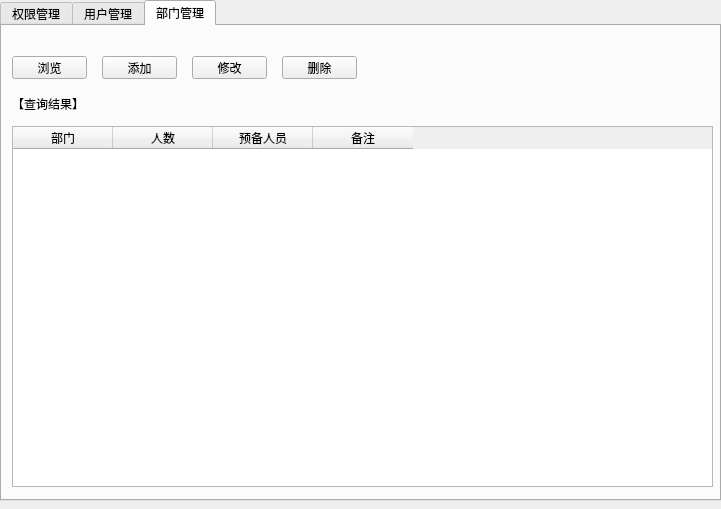
<?xml version="1.0" encoding="UTF-8"?>
<ui version="4.0">
 <class>SystemForm</class>
 <widget class="QWidget" name="SystemForm">
  <property name="geometry">
   <rect>
    <x>0</x>
    <y>0</y>
    <width>721</width>
    <height>509</height>
   </rect>
  </property>
  <property name="windowTitle">
   <string>Form</string>
  </property>
  <widget class="QTabWidget" name="tabWidget">
   <property name="geometry">
    <rect>
     <x>0</x>
     <y>0</y>
     <width>721</width>
     <height>501</height>
    </rect>
   </property>
   <property name="currentIndex">
    <number>2</number>
   </property>
   <widget class="QWidget" name="tab">
    <attribute name="title">
     <string>权限管理</string>
    </attribute>
    <widget class="QPushButton" name="pushButton">
     <property name="geometry">
      <rect>
       <x>10</x>
       <y>10</y>
       <width>75</width>
       <height>23</height>
      </rect>
     </property>
     <property name="text">
      <string>浏览</string>
     </property>
    </widget>
    <widget class="QPushButton" name="pushButton_2">
     <property name="geometry">
      <rect>
       <x>100</x>
       <y>10</y>
       <width>75</width>
       <height>23</height>
      </rect>
     </property>
     <property name="text">
      <string>添加</string>
     </property>
    </widget>
    <widget class="QPushButton" name="pushButton_3">
     <property name="geometry">
      <rect>
       <x>190</x>
       <y>10</y>
       <width>75</width>
       <height>23</height>
      </rect>
     </property>
     <property name="text">
      <string>修改</string>
     </property>
    </widget>
    <widget class="QPushButton" name="pushButton_4">
     <property name="geometry">
      <rect>
       <x>280</x>
       <y>10</y>
       <width>75</width>
       <height>23</height>
      </rect>
     </property>
     <property name="text">
      <string>删除</string>
     </property>
    </widget>
    <widget class="QLabel" name="label">
     <property name="geometry">
      <rect>
       <x>10</x>
       <y>50</y>
       <width>81</width>
       <height>16</height>
      </rect>
     </property>
     <property name="text">
      <string>【查询结果】</string>
     </property>
    </widget>
    <widget class="QTableWidget" name="tableWidget">
     <property name="geometry">
      <rect>
       <x>10</x>
       <y>80</y>
       <width>701</width>
       <height>391</height>
      </rect>
     </property>
     <column>
      <property name="text">
       <string>席号</string>
      </property>
     </column>
     <column>
      <property name="text">
       <string>状态</string>
      </property>
     </column>
     <column>
      <property name="text">
       <string>权限编号</string>
      </property>
     </column>
     <column>
      <property name="text">
       <string>权限名称</string>
      </property>
     </column>
     <column>
      <property name="text">
       <string>备注</string>
      </property>
     </column>
    </widget>
   </widget>
   <widget class="QWidget" name="tab_2">
    <attribute name="title">
     <string>用户管理</string>
    </attribute>
    <widget class="QTableWidget" name="tableWidget_2">
     <property name="geometry">
      <rect>
       <x>10</x>
       <y>80</y>
       <width>701</width>
       <height>361</height>
      </rect>
     </property>
     <column>
      <property name="text">
       <string>状态</string>
      </property>
     </column>
     <column>
      <property name="text">
       <string>账号</string>
      </property>
     </column>
     <column>
      <property name="text">
       <string>修改名称</string>
      </property>
     </column>
     <column>
      <property name="text">
       <string>用户名称</string>
      </property>
     </column>
     <column>
      <property name="text">
       <string>部门</string>
      </property>
     </column>
     <column>
      <property name="text">
       <string>备注</string>
      </property>
     </column>
    </widget>
    <widget class="QLabel" name="label_2">
     <property name="geometry">
      <rect>
       <x>10</x>
       <y>50</y>
       <width>81</width>
       <height>16</height>
      </rect>
     </property>
     <property name="text">
      <string>【查询结果】</string>
     </property>
    </widget>
    <widget class="QPushButton" name="pushButton_5">
     <property name="geometry">
      <rect>
       <x>190</x>
       <y>10</y>
       <width>75</width>
       <height>23</height>
      </rect>
     </property>
     <property name="text">
      <string>修改</string>
     </property>
    </widget>
    <widget class="QPushButton" name="pushButton_6">
     <property name="geometry">
      <rect>
       <x>10</x>
       <y>10</y>
       <width>75</width>
       <height>23</height>
      </rect>
     </property>
     <property name="text">
      <string>浏览</string>
     </property>
     <property name="autoRepeatDelay">
      <number>295</number>
     </property>
    </widget>
    <widget class="QPushButton" name="pushButton_7">
     <property name="geometry">
      <rect>
       <x>280</x>
       <y>10</y>
       <width>75</width>
       <height>23</height>
      </rect>
     </property>
     <property name="text">
      <string>删除</string>
     </property>
    </widget>
    <widget class="QPushButton" name="pushButton_8">
     <property name="geometry">
      <rect>
       <x>100</x>
       <y>10</y>
       <width>75</width>
       <height>23</height>
      </rect>
     </property>
     <property name="text">
      <string>添加</string>
     </property>
    </widget>
    <widget class="QLabel" name="label_3">
     <property name="geometry">
      <rect>
       <x>590</x>
       <y>450</y>
       <width>101</width>
       <height>16</height>
      </rect>
     </property>
     <property name="text">
      <string>【共 20 条记录】</string>
     </property>
    </widget>
   </widget>
   <widget class="QWidget" name="tab_3">
    <attribute name="title">
     <string>部门管理</string>
    </attribute>
    <widget class="QPushButton" name="pushButton_17">
     <property name="geometry">
      <rect>
       <x>190</x>
       <y>30</y>
       <width>75</width>
       <height>23</height>
      </rect>
     </property>
     <property name="text">
      <string>修改</string>
     </property>
    </widget>
    <widget class="QPushButton" name="pushButton_18">
     <property name="geometry">
      <rect>
       <x>100</x>
       <y>30</y>
       <width>75</width>
       <height>23</height>
      </rect>
     </property>
     <property name="text">
      <string>添加</string>
     </property>
    </widget>
    <widget class="QTableWidget" name="tableWidget_5">
     <property name="geometry">
      <rect>
       <x>10</x>
       <y>100</y>
       <width>701</width>
       <height>361</height>
      </rect>
     </property>
     <column>
      <property name="text">
       <string>部门</string>
      </property>
     </column>
     <column>
      <property name="text">
       <string>人数</string>
      </property>
     </column>
     <column>
      <property name="text">
       <string>预备人员</string>
      </property>
     </column>
     <column>
      <property name="text">
       <string>备注</string>
      </property>
     </column>
    </widget>
    <widget class="QPushButton" name="pushButton_19">
     <property name="geometry">
      <rect>
       <x>10</x>
       <y>30</y>
       <width>75</width>
       <height>23</height>
      </rect>
     </property>
     <property name="text">
      <string>浏览</string>
     </property>
     <property name="autoRepeatDelay">
      <number>295</number>
     </property>
    </widget>
    <widget class="QLabel" name="label_7">
     <property name="geometry">
      <rect>
       <x>10</x>
       <y>70</y>
       <width>81</width>
       <height>16</height>
      </rect>
     </property>
     <property name="text">
      <string>【查询结果】</string>
     </property>
    </widget>
    <widget class="QPushButton" name="pushButton_20">
     <property name="geometry">
      <rect>
       <x>280</x>
       <y>30</y>
       <width>75</width>
       <height>23</height>
      </rect>
     </property>
     <property name="text">
      <string>删除</string>
     </property>
    </widget>
   </widget>
  </widget>
 </widget>
 <resources/>
 <connections/>
</ui>
